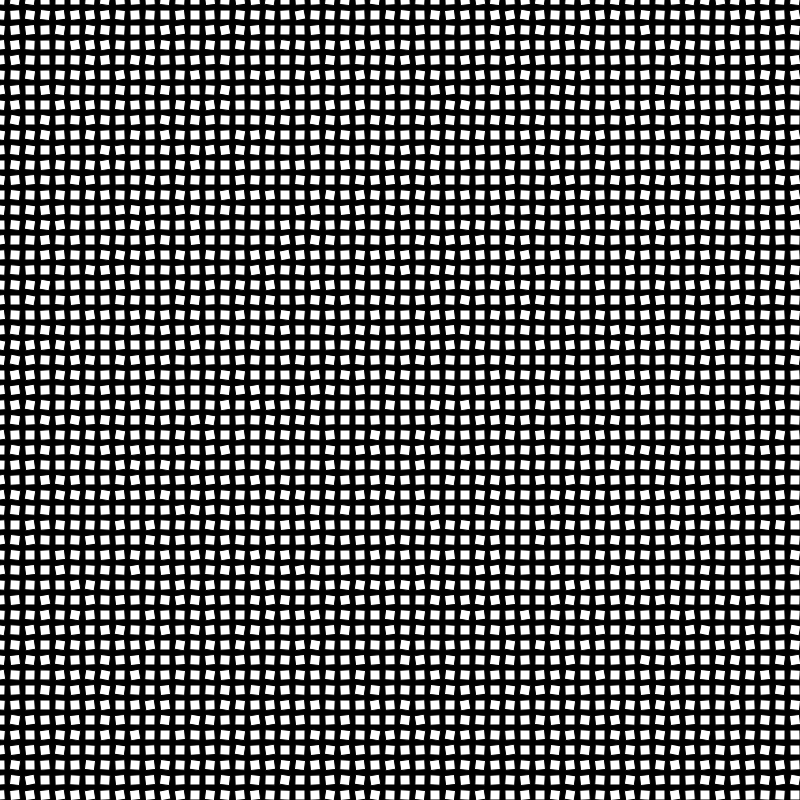
Frame 1 (no input)
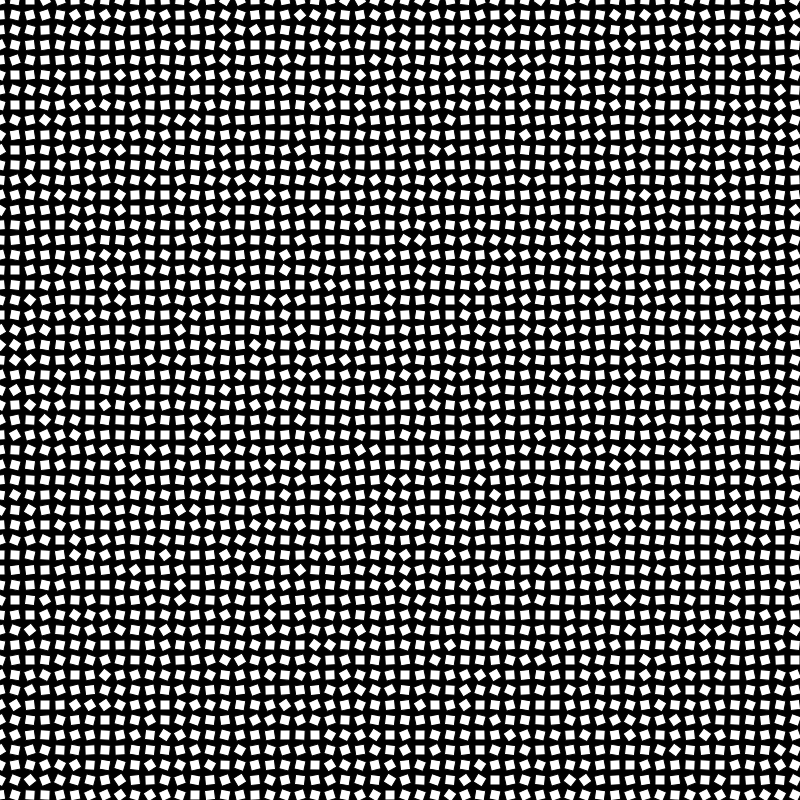
Frame 60 (no input)
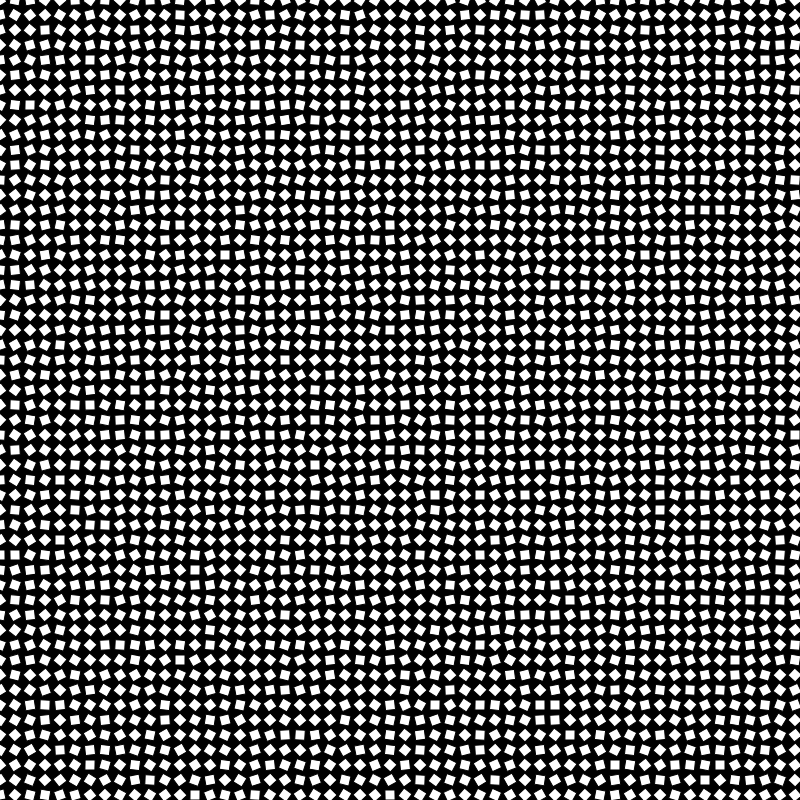
Frame 120 (the mouse pressed at the canvas centre since frame 60)

The p5.js sketch that drew these frames (run headless with seeded random() and noise() and a simulated clock; from frame 60 on, the mouse is pressed at the canvas centre):

// p5.js sketch
// ── sketch.js
let nCols = 60;
let nFilas = 60;
let angulos = [];
let velocidades = [];
let selector;

function setup() {
  createCanvas(800, 800);
  rectMode(CENTER);
  selector = 0;

  for (let i = 0; i < nCols; i++) {
    angulos[i] = [];
    velocidades[i] = [];
    
    for (let j = 0; j < nFilas; j++) {
      angulos[i][j] = 90 + random(-10, 10);
      velocidades[i][j] = random(-0.5,0.5);
    }
  }
  
}

function draw() {
  background(0);
  for (let i = 0; i < angulos.length; i++) {
    for (let j = 0; j < angulos[1].length; j++) {
      angulos[i][j] += velocidades[i][j];
      rotador(15 * i, 15*j, angulos[i][j] + velocidades[i][j], 10);
    }
  }
}

function rotador( x,  y,  a,  s) {
  push();
  translate(x, y);
  rotate(radians(a));

  if(selector==1){
    stroke(255);
    line(0, 0, 0, -(s/3)*2);
  } else if (selector==2) {
    stroke(255);
    line(0, (s/3)*2, 0, -(s/3)*2);
    line((s/3)*2, 0, -(s/3)*2, 0);
  } else{
    rect(0, 0, s, s);  
  } 
  pop();
}

function keyPressed(){
  if (key=='a') {
    selector=0;
  } else if (key=='s') {
    selector=1;
  } else if (key=='d') {
    selector=2;  
  } else{
    selector=0;
  }

  
}
